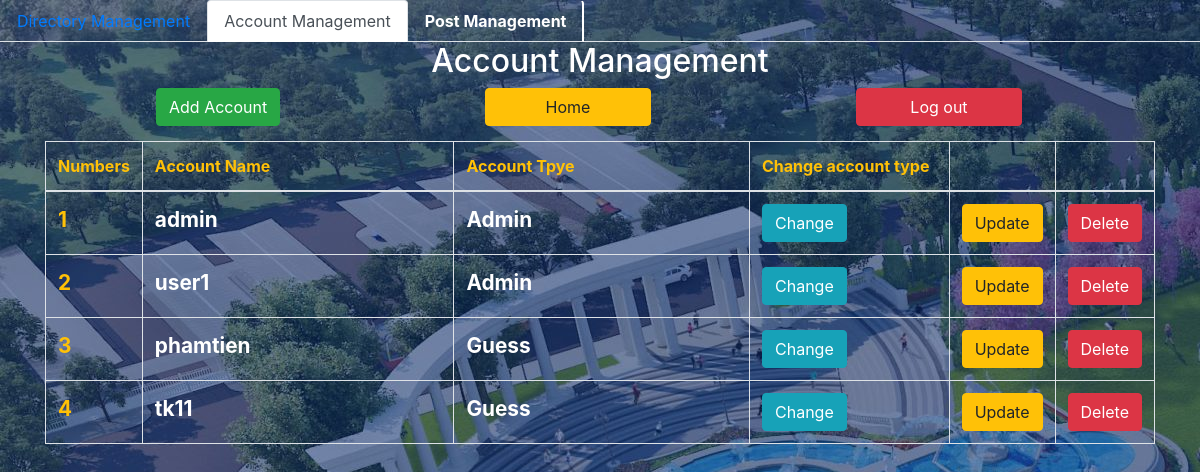
Page /admin/Account/index.php (signed in) on the committed database.
### tables this page shows
CREATE TABLE `user` (
  `id` int(11) NOT NULL,
  `user_name` varchar(255) NOT NULL,
  `password` varchar(255) NOT NULL,
  `type` bit(1) NOT NULL
);

### db/dbhelper.php (called while the page is built, shortened)
<?php
function select_list($sql) {
	$con = mysqli_connect(HOST, USERNAME, PASSWORD, DATABASE);
	$result = mysqli_query($con, $sql);
	$data   = [];
	while ($row = mysqli_fetch_array($result, 1)) {
		$data[] = $row;
	}
	return $data;
}

### admin/Account/index.php (the view, shortened to what this page needs)
<?php
require_once ('../../db/dbhelper.php');
?>
<!DOCTYPE html>
<html>
<head>
	<link rel="stylesheet" href="https://maxcdn.bootstrapcdn.com/bootstrap/4.4.1/css/bootstrap.min.css">
</head>
<body style="background: url('../../images/6.PNG') ; overflow-y: hidden; ">
	<ul class="nav nav-tabs">
	  <li class="nav-item">
	    <a class="nav-link" href="../Directory/">Directory Management</a>
	  </li>
	  <li class="nav-item">
	    <a class="nav-link active" href="#">Account Management</a>
	  </li>
	   <li class="nav-item">
	    <a class="nav-link " style="color: #ffffffff;border-right: 2px solid white;font-weight:bold" href="../Post/">Post Management</a>
	  </li>
	</ul>
	<div class="container">
		<div class="panel panel-primary">
			<div class="panel-heading">
				<h2 class="text-center" style="color: #FFFFFF;">Account Management</h2>
			</div>
			<div class="panel-body">
				<a href="add.php">
					<button class="btn btn-success" style="margin-left: 10%;margin-bottom: 15px;">Add Account</button>
				</a>
				<a href="../../index.php">
					<button class="btn btn-warning" style="width: 15%;margin-left: 25vh ; margin-bottom: 15px "> Home</button>
				</a>
				<a href="../../logout.php">
					<button class="btn btn-danger" style="width: 15%;margin-left: 25vh ; margin-bottom: 15px "> Log out</button>
				</a>
				<table class="table table-bordered table-hover">
					<thead>
						<tr>
							<th width="50px" class="text-warning">Numbers</th>
							<th class="text-warning"> Account Name</th>
							<th class="text-warning"> Account Tpye</th>
							<th class="text-warning"> Change account type</th>
							<th width="50px"></th>
							<th width="50px"></th>
						</tr>
					</thead>
					<tbody>
<?php
$sql          = 'select * from user';
$userList = select_list($sql);
$index = 1;
foreach ($userList as $item) {
		if ($item['type']==0) {
			$type_acc = "Guess";
		}
		else{
			$type_acc = "Admin";
		}
	echo '<tr>
				<td class="text-warning">'.($index++).'</td>
				<td >'.$item['user_name'].'</td>
				<td >'.$type_acc.'</td>
				<td style = "width: 18%" >
					<a href="ChangeTypeAcc.php?id='.$item['id'].'"><button class="btn btn-info">Change</button></a>
				<td>
					<a href="add.php?id='.$item['id'].'"><button class="btn btn-warning">Update</button></a>
				</td>
				<td>
					<button class="btn btn-danger" onclick="deleteAccount('.$item['id'].')">Delete</button>
				</td>
			</tr>';
}
?>
					</tbody>
				</table>
			</div>
		</div>
	</div>
</body>
</html>

### admin/Account/index.php (style rules this page uses)
td { font-weight : bold ; color : white; font-size : 1.3rem ; }

### rows in the picture
user: user_name "admin", type "Admin"
user: user_name "user1", type "Admin"
user: user_name "phamtien", type "Guess"
user: user_name "tk11", type "Guess"
